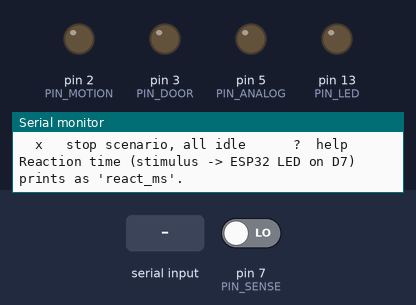
The program below on a simulated Arduino Nano, built with avr-gcc and run on an emulated ATmega328P. On the bench: output pins drawn as LEDs (lit = HIGH), the last lines printed to the serial monitor. The test bench sets the inputs (shaded band); at power-on: pin 7 (PIN_SENSE) LOW.

Above: at 1.2 s.
1.3 s: "m90\n" received over Serial
At 2.0 s:
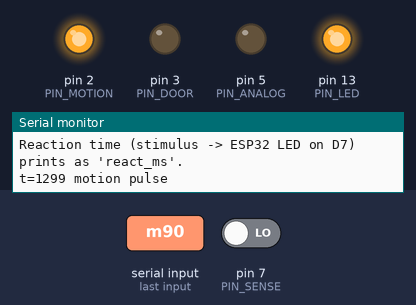
4.3 s: "o90\n" received over Serial
At 5.5 s:
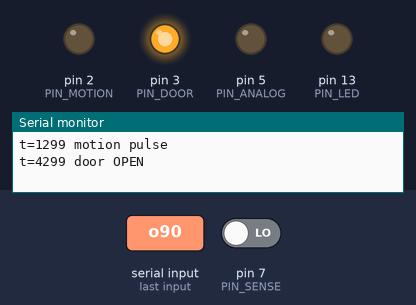
5.8 s: "a90\n" received over Serial
At 6.7 s:
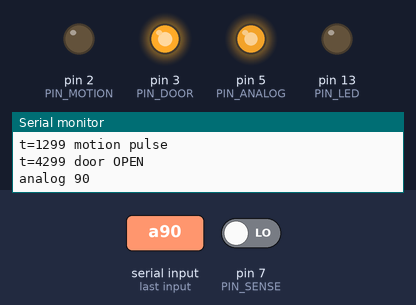
7.3 s: "c90\n" received over Serial
At 7.8 s:
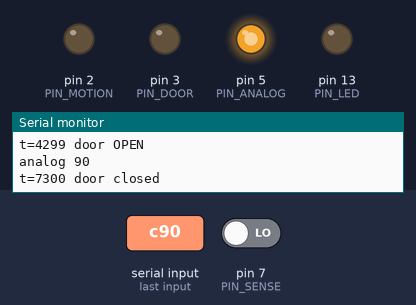
8.8 s: "m 45\n" received over Serial
At 10.2 s:
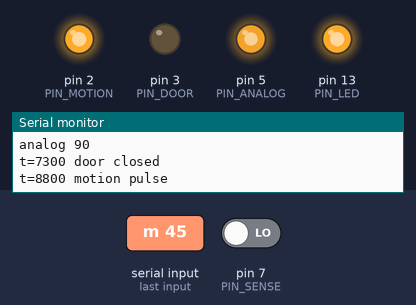
11.8 s: "a 45\n" received over Serial
At 12.4 s:
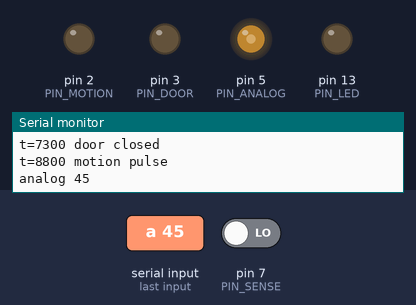
Timing chart, 0 to 14.3 s (numbered marks = the images above; inputs shaded):
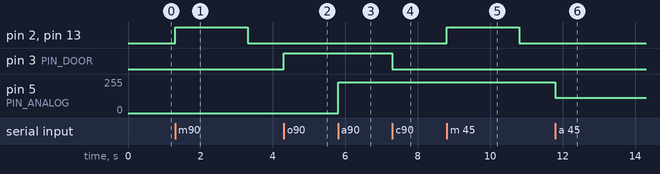

Measured:
- after the input at 1.3 s, pin 2 (PIN_MOTION), pin 13 (PIN_LED): LOW → HIGH at once, → LOW 2.0 s later
- after the input at 4.3 s, pin 3 (PIN_DOOR): LOW → HIGH at once
- after the input at 5.8 s, pin 5 (PIN_ANALOG): 0/255 → 229/255 at once
- after the input at 7.3 s, pin 3 (PIN_DOOR): HIGH → LOW at once
- after the input at 8.8 s, pin 2 (PIN_MOTION), pin 13 (PIN_LED): LOW → HIGH at once, → LOW 2.0 s later
- after the input at 11.8 s, pin 5 (PIN_ANALOG): 229/255 → 114/255 at once

The program:

main.cpp
```cpp
// Smart Home Model - Nano v3 sensor simulator (bench test tool, not in the final build).
//
// Pretends to be the alarm/lighting sensors so the ESP32's real GPIO inputs,
// debouncing and timing can be tested before the parts arrive, and times how
// fast the ESP32 reacts (stimulus -> on-board LED) without any network in the way.
//
// WIRING (Nano is 5 V, ESP32 is 3.3 V: every Nano -> ESP32 line needs a divider,
// e.g. 1 k from the Nano pin to the ESP32 pin and 2 k from the ESP32 pin to GND):
//   Nano D2  --div-->  ESP32 GPIO27   motion (PIR-like 2 s HIGH pulse)
//   Nano D3  --div-->  ESP32 GPIO26   door (HIGH = open)
//   Nano D5  --div--RC->  ESP32 GPIO34   analog level (PWM + 10 k / 10 uF filter), SIM_POT=1
//   Nano D7  <-------  ESP32 GPIO2    ESP32 on-board LED (3.3 V reads HIGH on the Nano)
//   Nano GND  -------  ESP32 GND      (always connect grounds)
//
// SERIAL (115200, newline): ? for help.
#include <Arduino.h>

static const uint8_t PIN_MOTION = 2, PIN_DOOR = 3, PIN_ANALOG = 5, PIN_SENSE = 7, PIN_LED = 13;
static const unsigned long PULSE_MS = 2000;

static bool door = false;
static unsigned long pulseEnd = 0;
static uint8_t analogPct = 0;

// reaction timing
static unsigned long stimAt = 0;
static bool waitingEdge = false, lastSense = false;
static const char *stimName = "";

// scenarios
static uint8_t scenario = 0;
static unsigned long scStart = 0, scLast = 0;
static uint8_t scStep = 0;

static void stimulus(const char *name) {
  stimAt = millis();
  stimName = name;
  waitingEdge = !digitalRead(PIN_SENSE);   // only time a rising edge
}

static void motionPulse() {
  digitalWrite(PIN_MOTION, HIGH);
  digitalWrite(PIN_LED, HIGH);
  pulseEnd = millis() + PULSE_MS;
  Serial.print(F("t=")); Serial.print(millis()); Serial.println(F(" motion pulse"));
  stimulus("motion");
}

static void setDoor(bool open) {
  door = open;
  digitalWrite(PIN_DOOR, open ? HIGH : LOW);
  Serial.print(F("t=")); Serial.print(millis()); Serial.println(open ? F(" door OPEN") : F(" door closed"));
  if (open) stimulus("door");
}

static void setAnalog(int pct) {
  analogPct = constrain(pct, 0, 100);
  analogWrite(PIN_ANALOG, (int)analogPct * 255 / 100);
}

static void help() {
  Serial.println(F("Nano sensor simulator"));
  Serial.println(F("  m        one motion pulse (2 s)"));
  Serial.println(F("  o / c    door open / closed      d  toggle door"));
  Serial.println(F("  a <0-100> analog level in %  (ESP32 SIM_POT=1: temp / gas / lux)"));
  Serial.println(F("  s1  intruder: door open, motion 3 s later, door closes at 15 s"));
  Serial.println(F("  s2  false alarm: one motion pulse every 40 s (alarm must NOT trigger)"));
  Serial.println(F("  s3  walk-by: motion every 5 s, 5 times (lighting hold timer)"));
  Serial.println(F("  s4  dusk: analog 100% -> 0% over 60 s (lighting threshold)"));
  Serial.println(F("  x   stop scenario, all idle      ?  help"));
  Serial.println(F("Reaction time (stimulus -> ESP32 LED on D7) prints as 'react_ms'."));
}

static void startScenario(uint8_t n) {
  scenario = n; scStart = millis(); scLast = 0; scStep = 0;
  Serial.print(F("scenario s")); Serial.print(n); Serial.println(F(" start"));
}

static void runScenario(unsigned long now) {
  unsigned long t = now - scStart;
  switch (scenario) {
    case 1:
      if (scStep == 0) { setDoor(true); scStep = 1; }
      else if (scStep == 1 && t >= 3000) { motionPulse(); scStep = 2; }
      else if (scStep == 2 && t >= 15000) { setDoor(false); scenario = 0; Serial.println(F("s1 done")); }
      break;
    case 2:
      if (scLast == 0 || now - scLast >= 40000UL) { motionPulse(); scLast = now; }
      break;
    case 3:
      if (scLast == 0 || now - scLast >= 5000UL) {
        motionPulse(); scLast = now;
        if (++scStep >= 5) { scenario = 0; Serial.println(F("s3 done")); }
      }
      break;
    case 4: {
      int pct = 100 - (int)(t / 600);
      if (pct <= 0) { setAnalog(0); scenario = 0; Serial.println(F("s4 done")); }
      else if (pct != analogPct) { setAnalog(pct); if (pct % 10 == 0) { Serial.print(F("analog ")); Serial.println(pct); } }
      break;
    }
  }
}

static void command(char *line) {
  while (*line == ' ') line++;
  switch (line[0]) {
    case 'm': motionPulse(); break;
    case 'o': setDoor(true); break;
    case 'c': setDoor(false); break;
    case 'd': setDoor(!door); break;
    case 'a': setAnalog(atoi(line + 1)); Serial.print(F("analog ")); Serial.println(analogPct); break;
    case 's': startScenario((uint8_t)atoi(line + 1)); break;
    case 'x': scenario = 0; setDoor(false); setAnalog(0); Serial.println(F("idle")); break;
    case '?': help(); break;
    case 0: break;
    default: Serial.println(F("? for help"));
  }
}

void setup() {
  pinMode(PIN_MOTION, OUTPUT);
  pinMode(PIN_DOOR, OUTPUT);
  pinMode(PIN_ANALOG, OUTPUT);
  pinMode(PIN_LED, OUTPUT);
  pinMode(PIN_SENSE, INPUT);
  Serial.begin(115200);
  help();
}

void loop() {
  static char buf[24];
  static uint8_t len = 0;
  unsigned long now = millis();

  while (Serial.available()) {
    char ch = Serial.read();
    if (ch == '\r') continue;
    if (ch == '\n') { buf[len] = 0; command(buf); len = 0; }
    else if (len < sizeof(buf) - 1) buf[len++] = ch;
  }
  if (pulseEnd && (long)(now - pulseEnd) >= 0) {
    digitalWrite(PIN_MOTION, LOW);
    digitalWrite(PIN_LED, LOW);
    pulseEnd = 0;
  }
  bool s = digitalRead(PIN_SENSE);
  if (s && !lastSense) {
    if (waitingEdge && now - stimAt < 10000UL) {
      Serial.print(F("react_ms ")); Serial.print(now - stimAt);
      Serial.print(F(" (")); Serial.print(stimName); Serial.println(F(" -> ESP32 LED on)"));
    }
    waitingEdge = false;
  }
  lastSense = s;
  if (scenario) runScenario(now);
}
```
